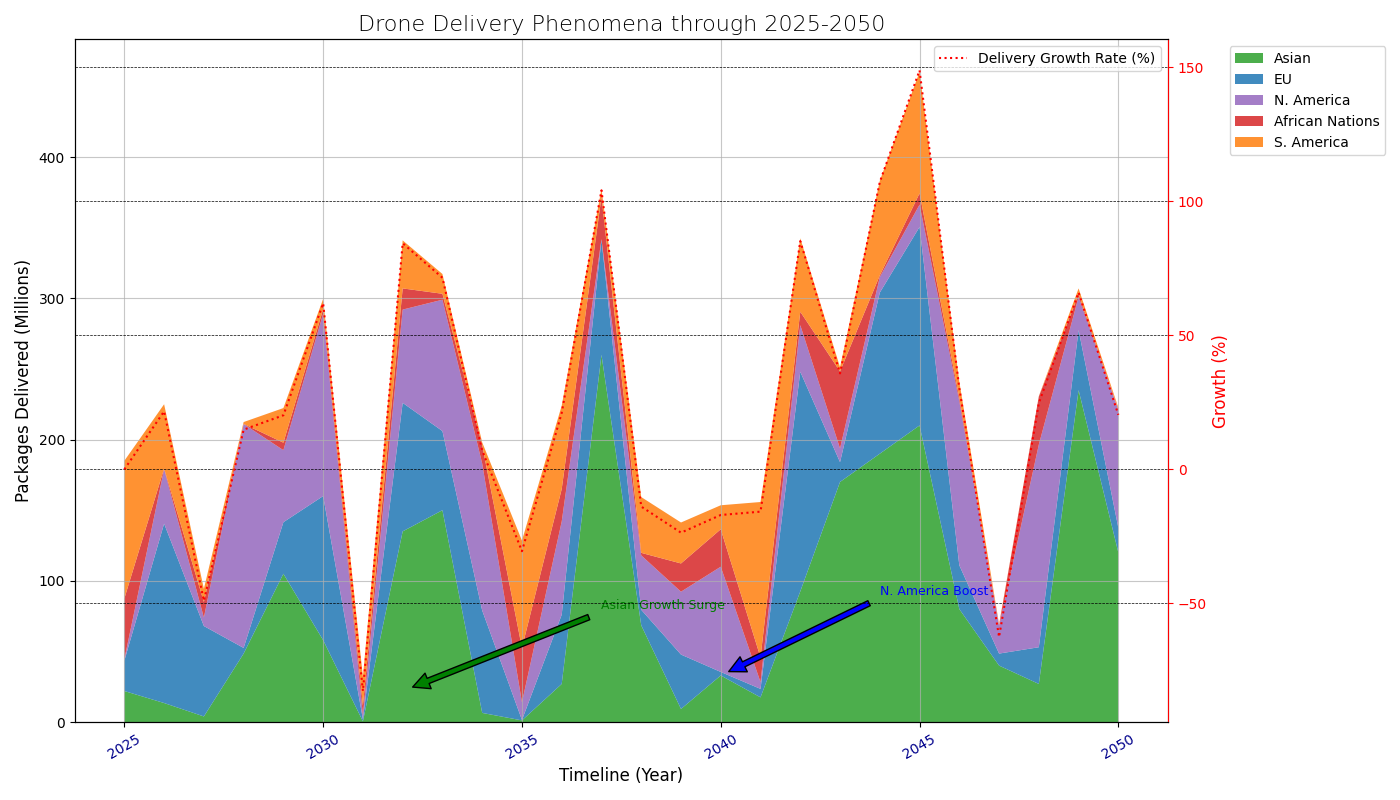

Generate this figure with Python:
import matplotlib.pyplot as plt
import numpy as np

years = np.arange(2025, 2051)

asia = np.array([22.0, 13.5, 4.0, 48.5, 105.0, 58.0, 0.5, 135.0, 150.0, 6.5, 1.2, 27.0, 260.0, 68.5, 9.3, 33.0, 17.5, 92.5, 170.0, 190.0, 210.0, 80.0, 40.0, 27.0, 235.0, 120.0])
europe = np.array([21.5, 127.0, 64.0, 4.0, 36.5, 102.0, 1.5, 91.0, 56.0, 72.5, 0.3, 49.0, 81.5, 11.0, 38.5, 2.5, 6.0, 155.5, 14.0, 114.0, 140.5, 31.0, 8.5, 26.0, 42.5, 17.5])
north_america = np.array([1.0, 38.5, 6.0, 158.5, 51.0, 129.0, 3.0, 66.0, 93.0, 104.0, 12.5, 66.0, 0.4, 38.5, 44.5, 74.5, 4.8, 33.0, 9.7, 11.0, 15.8, 116.0, 19.5, 143.5, 23.5, 83.5])
africa = np.array([43.0, 0.5, 11.0, 0.1, 5.3, 3.3, 6.5, 15.0, 4.2, 13.0, 38.5, 23.0, 30.0, 1.8, 20.0, 26.5, 17.5, 9.5, 54.5, 1.2, 8.0, 2.5, 0.8, 34.0, 1.8, 0.3])
south_america = np.array([97.5, 45.5, 9.3, 1.3, 24.5, 7.3, 20.5, 34.0, 14.0, 2.0, 76.0, 59.0, 5.6, 39.5, 29.0, 17.0, 110.0, 52.0, 3.0, 67.0, 86.0, 11.5, 0.5, 0.2, 4.2, 1.3])

fig, ax1 = plt.subplots(figsize=(14, 8))

colors = ['#2ca02c', '#1f77b4', '#9467bd', '#d62728', '#ff7f0e']
ax1.stackplot(years, asia, europe, north_america, africa, south_america, labels=['Asian', 'EU', 'N. America', 'African Nations', 'S. America'], colors=colors, alpha=0.85)

ax1.set_title("Drone Delivery Phenomena through 2025-2050", fontsize=16, fontweight='light')
ax1.set_xlabel('Timeline (Year)', fontsize=12)
ax1.set_ylabel('Packages Delivered (Millions)', fontsize=12)
ax1.legend(loc='upper left', fontsize=10, bbox_to_anchor=(1.05, 1))
ax1.grid(True, linestyle='-', alpha=0.7)

ax1.set_xticks(np.arange(2025, 2051, 5))
ax1.tick_params(axis='x', rotation=30, labelcolor='darkblue')

ax1.annotate('Asian Growth Surge', xy=(2032, 22), xytext=(2037, 80), arrowprops=dict(facecolor='green', shrink=0.05), fontsize=9, color='green')
ax1.annotate('N. America Boost', xy=(2040, 33), xytext=(2044, 90), arrowprops=dict(facecolor='blue', shrink=0.05), fontsize=9, color='blue')

ax2 = ax1.twinx()
growth_rate = ((asia + europe + north_america + africa + south_america) / (asia[0] + europe[0] + north_america[0] + africa[0] + south_america[0]) - 1) * 100
ax2.plot(years, growth_rate, 'r:', label='Delivery Growth Rate (%)')
ax2.set_ylabel('Growth (%)', fontsize=12)
ax2.yaxis.label.set_color('red')
ax2.spines['right'].set_color('red')
ax2.tick_params(axis='y', colors='red')
ax2.legend(loc='upper right', fontsize=10)

plt.grid(which='both', linestyle='--', linewidth='0.5', color='black')
plt.tight_layout()

plt.show()
